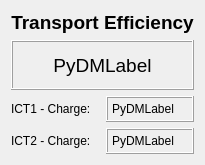
        <widget class="QWidget" name="tab_ICTs">
         <attribute name="title">
          <string>ICTs</string>
         </attribute>
         <layout class="QGridLayout" name="gridLayout">
          <item row="3" column="0">
           <widget class="QLabel" name="label_ICT1">
            <property name="maximumSize">
             <size>
              <width>200</width>
              <height>16777215</height>
             </size>
            </property>
            <property name="text">
             <string>ICT1 - Charge:</string>
            </property>
           </widget>
          </item>
          <item row="4" column="0">
           <widget class="QLabel" name="label_ICT2">
            <property name="maximumSize">
             <size>
              <width>200</width>
              <height>16777215</height>
             </size>
            </property>
            <property name="text">
             <string>ICT2 - Charge:</string>
            </property>
           </widget>
          </item>
          <item row="3" column="1">
           <widget class="QFrame" name="frame_ICT1">
            <property name="frameShape">
             <enum>QFrame::Box</enum>
            </property>
            <property name="frameShadow">
             <enum>QFrame::Raised</enum>
            </property>
            <layout class="QVBoxLayout" name="verticalLayout_13">
             <property name="spacing">
              <number>4</number>
             </property>
             <property name="leftMargin">
              <number>4</number>
             </property>
             <property name="topMargin">
              <number>4</number>
             </property>
             <property name="rightMargin">
              <number>4</number>
             </property>
             <property name="bottomMargin">
              <number>4</number>
             </property>
             <item>
              <widget class="PyDMLabel" name="PyDMLabel_ICT1">
               <property name="maximumSize">
                <size>
                 <width>160</width>
                 <height>16777215</height>
                </size>
               </property>
               <property name="toolTip">
                <string/>
               </property>
               <property name="whatsThis">
                <string/>
               </property>
               <property name="text">
                <string>PyDMLabel</string>
               </property>
              </widget>
             </item>
            </layout>
           </widget>
          </item>
          <item row="4" column="1">
           <widget class="QFrame" name="frame_ICT2">
            <property name="frameShape">
             <enum>QFrame::Box</enum>
            </property>
            <property name="frameShadow">
             <enum>QFrame::Raised</enum>
            </property>
            <layout class="QVBoxLayout" name="verticalLayout_14">
             <property name="spacing">
              <number>4</number>
             </property>
             <property name="leftMargin">
              <number>4</number>
             </property>
             <property name="topMargin">
              <number>4</number>
             </property>
             <property name="rightMargin">
              <number>4</number>
             </property>
             <property name="bottomMargin">
              <number>4</number>
             </property>
             <item>
              <widget class="PyDMLabel" name="PyDMLabel_ICT2">
               <property name="maximumSize">
                <size>
                 <width>160</width>
                 <height>16777215</height>
                </size>
               </property>
               <property name="toolTip">
                <string/>
               </property>
               <property name="whatsThis">
                <string/>
               </property>
               <property name="text">
                <string>PyDMLabel</string>
               </property>
              </widget>
             </item>
            </layout>
           </widget>
          </item>
          <item row="2" column="0" colspan="2">
           <widget class="QFrame" name="frame_TransportEfficiency">
            <property name="minimumSize">
             <size>
              <width>0</width>
              <height>50</height>
             </size>
            </property>
            <property name="frameShape">
             <enum>QFrame::Box</enum>
            </property>
            <property name="frameShadow">
             <enum>QFrame::Raised</enum>
            </property>
            <layout class="QVBoxLayout" name="verticalLayout_15">
             <property name="spacing">
              <number>4</number>
             </property>
             <property name="leftMargin">
              <number>4</number>
             </property>
             <property name="topMargin">
              <number>4</number>
             </property>
             <property name="rightMargin">
              <number>4</number>
             </property>
             <property name="bottomMargin">
              <number>4</number>
             </property>
             <item>
              <widget class="PyDMLabel" name="PyDMLabel_TransportEfficiency">
               <property name="maximumSize">
                <size>
                 <width>16777215</width>
                 <height>16777215</height>
                </size>
               </property>
               <property name="toolTip">
                <string/>
               </property>
               <property name="whatsThis">
                <string/>
               </property>
               <property name="styleSheet">
                <string notr="true">font-size:14pt;
</string>
               </property>
               <property name="text">
                <string>PyDMLabel</string>
               </property>
               <property name="alignment">
                <set>Qt::AlignCenter</set>
               </property>
              </widget>
             </item>
            </layout>
           </widget>
          </item>
          <item row="0" column="0" colspan="2">
           <widget class="QLabel" name="label_Efficiency">
            <property name="maximumSize">
             <size>
              <width>16777215</width>
              <height>16777215</height>
             </size>
            </property>
            <property name="styleSheet">
             <string notr="true">font-size:14pt;
font-weight:bold;
</string>
            </property>
            <property name="text">
             <string>Transport Efficiency</string>
            </property>
            <property name="alignment">
             <set>Qt::AlignCenter</set>
            </property>
           </widget>
          </item>
         </layout>
        </widget>
